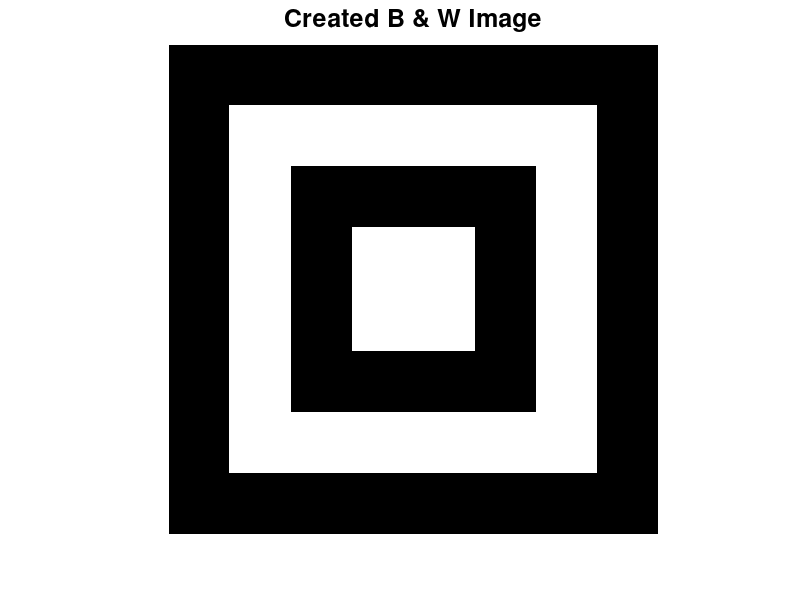

MATLAB code for this plot:
function img = Create_your_bw_image()

  % create your own B & W image

  % create black square of 400px
  img = zeros(400);

  % create white square of 301px inside previous square
  img(50:350,50:350) = ones(301);

  % create black square of 201px inside previous square
  img(100:300,100:300) = zeros(201); 

  % create white square of 101px inside previous square
  img(150:250,150:250) = ones(101); 

  % save image with name myImage.jpg
  imwrite(img,'myImage.jpg');

  % show image
  imshow(img);
  title('Created B & W Image','FontSize',18);

endfunction
